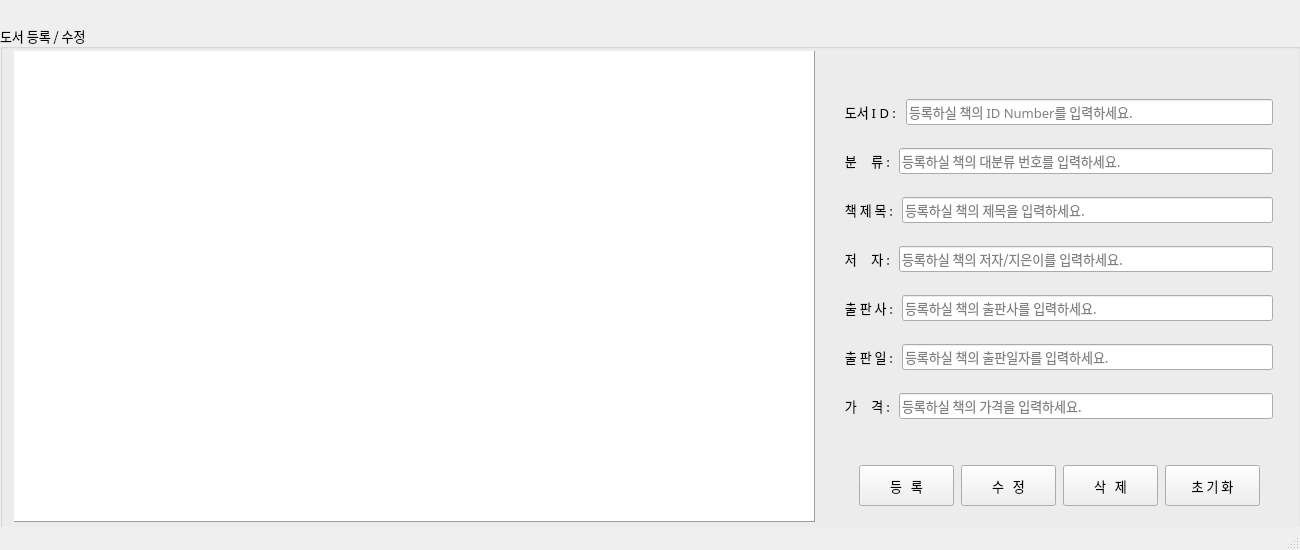
<?xml version="1.0" encoding="UTF-8"?>
<ui version="4.0">
 <class>MainWindow</class>
 <widget class="QMainWindow" name="MainWindow">
  <property name="geometry">
   <rect>
    <x>0</x>
    <y>0</y>
    <width>1300</width>
    <height>550</height>
   </rect>
  </property>
  <property name="maximumSize">
   <size>
    <width>1300</width>
    <height>550</height>
   </size>
  </property>
  <property name="font">
   <font>
    <family>NanumGothic</family>
    <pointsize>10</pointsize>
    <weight>50</weight>
    <bold>false</bold>
   </font>
  </property>
  <property name="windowTitle">
   <string>MainWindow</string>
  </property>
  <widget class="QWidget" name="centralwidget">
   <widget class="QWidget" name="verticalLayoutWidget">
    <property name="geometry">
     <rect>
      <x>0</x>
      <y>25</y>
      <width>1301</width>
      <height>511</height>
     </rect>
    </property>
    <layout class="QVBoxLayout" name="verticalLayout">
     <item>
      <layout class="QHBoxLayout" name="horizontalLayout">
       <item>
        <widget class="QGroupBox" name="groupBox">
         <property name="sizePolicy">
          <sizepolicy hsizetype="MinimumExpanding" vsizetype="Preferred">
           <horstretch>0</horstretch>
           <verstretch>0</verstretch>
          </sizepolicy>
         </property>
         <property name="title">
          <string>도서 등록 / 수정</string>
         </property>
         <property name="alignment">
          <set>Qt::AlignLeading|Qt::AlignLeft|Qt::AlignTop</set>
         </property>
         <property name="flat">
          <bool>false</bool>
         </property>
         <widget class="QWidget" name="verticalLayoutWidget_2">
          <property name="geometry">
           <rect>
            <x>842</x>
            <y>57</y>
            <width>431</width>
            <height>361</height>
           </rect>
          </property>
          <layout class="QVBoxLayout" name="verticalLayout_2">
           <item>
            <layout class="QHBoxLayout" name="horizontalLayout_8">
             <item>
              <widget class="QLabel" name="label_6">
               <property name="maximumSize">
                <size>
                 <width>100</width>
                 <height>40</height>
                </size>
               </property>
               <property name="text">
                <string> 도서 I D : </string>
               </property>
              </widget>
             </item>
             <item>
              <widget class="QLineEdit" name="input_book_idno">
               <property name="toolTip">
                <string>등록하실 책의 ID Number를 입력하세요.</string>
               </property>
               <property name="toolTipDuration">
                <number>3</number>
               </property>
               <property name="placeholderText">
                <string>등록하실 책의 ID Number를 입력하세요.</string>
               </property>
              </widget>
             </item>
            </layout>
           </item>
           <item>
            <layout class="QHBoxLayout" name="horizontalLayout_2">
             <item>
              <widget class="QLabel" name="label">
               <property name="maximumSize">
                <size>
                 <width>100</width>
                 <height>40</height>
                </size>
               </property>
               <property name="text">
                <string> 분     류 : </string>
               </property>
              </widget>
             </item>
             <item>
              <widget class="QLineEdit" name="input_book_type">
               <property name="toolTip">
                <string>등록하실 책의 대분류 번호를 입력하세요.</string>
               </property>
               <property name="toolTipDuration">
                <number>3</number>
               </property>
               <property name="placeholderText">
                <string>등록하실 책의 대분류 번호를 입력하세요.</string>
               </property>
              </widget>
             </item>
            </layout>
           </item>
           <item>
            <layout class="QHBoxLayout" name="horizontalLayout_4">
             <item>
              <widget class="QLabel" name="label_2">
               <property name="maximumSize">
                <size>
                 <width>100</width>
                 <height>40</height>
                </size>
               </property>
               <property name="text">
                <string> 책 제 목 : </string>
               </property>
              </widget>
             </item>
             <item>
              <widget class="QLineEdit" name="input_book_name">
               <property name="toolTip">
                <string>등록하실 책의 제목을 입력하세요.</string>
               </property>
               <property name="toolTipDuration">
                <number>3</number>
               </property>
               <property name="placeholderText">
                <string>등록하실 책의 제목을 입력하세요.</string>
               </property>
              </widget>
             </item>
            </layout>
           </item>
           <item>
            <layout class="QHBoxLayout" name="horizontalLayout_5">
             <item>
              <widget class="QLabel" name="label_3">
               <property name="maximumSize">
                <size>
                 <width>100</width>
                 <height>40</height>
                </size>
               </property>
               <property name="text">
                <string> 저     자 : </string>
               </property>
              </widget>
             </item>
             <item>
              <widget class="QLineEdit" name="input_book_edit">
               <property name="toolTip">
                <string>등록하실 책의 저자/지은이를 입력하세요.</string>
               </property>
               <property name="toolTipDuration">
                <number>3</number>
               </property>
               <property name="placeholderText">
                <string>등록하실 책의 저자/지은이를 입력하세요.</string>
               </property>
              </widget>
             </item>
            </layout>
           </item>
           <item>
            <layout class="QHBoxLayout" name="horizontalLayout_3">
             <item>
              <widget class="QLabel" name="label_7">
               <property name="maximumSize">
                <size>
                 <width>100</width>
                 <height>40</height>
                </size>
               </property>
               <property name="text">
                <string> 출 판 사 : </string>
               </property>
              </widget>
             </item>
             <item>
              <widget class="QLineEdit" name="input_book_pubs">
               <property name="placeholderText">
                <string>등록하실 책의 출판사를 입력하세요.</string>
               </property>
              </widget>
             </item>
            </layout>
           </item>
           <item>
            <layout class="QHBoxLayout" name="horizontalLayout_6">
             <item>
              <widget class="QLabel" name="label_4">
               <property name="maximumSize">
                <size>
                 <width>100</width>
                 <height>40</height>
                </size>
               </property>
               <property name="text">
                <string> 출 판 일 : </string>
               </property>
              </widget>
             </item>
             <item>
              <widget class="QLineEdit" name="input_book_date">
               <property name="toolTip">
                <string>등록하실 책의 출판일자를 입력하세요.</string>
               </property>
               <property name="toolTipDuration">
                <number>3</number>
               </property>
               <property name="placeholderText">
                <string>등록하실 책의 출판일자를 입력하세요.</string>
               </property>
              </widget>
             </item>
            </layout>
           </item>
           <item>
            <layout class="QHBoxLayout" name="horizontalLayout_7">
             <item>
              <widget class="QLabel" name="label_5">
               <property name="maximumSize">
                <size>
                 <width>100</width>
                 <height>40</height>
                </size>
               </property>
               <property name="text">
                <string> 가     격 : </string>
               </property>
              </widget>
             </item>
             <item>
              <widget class="QLineEdit" name="input_book_cost">
               <property name="toolTip">
                <string>등록하실 책의 가격을 입력하세요.</string>
               </property>
               <property name="toolTipDuration">
                <number>3</number>
               </property>
               <property name="placeholderText">
                <string>등록하실 책의 가격을 입력하세요.</string>
               </property>
              </widget>
             </item>
            </layout>
           </item>
          </layout>
         </widget>
         <widget class="QWidget" name="horizontalLayoutWidget_8">
          <property name="geometry">
           <rect>
            <x>859</x>
            <y>440</y>
            <width>401</width>
            <height>41</height>
           </rect>
          </property>
          <layout class="QHBoxLayout" name="horizontalLayout_10" stretch="1,1,1,1">
           <property name="spacing">
            <number>7</number>
           </property>
           <property name="rightMargin">
            <number>0</number>
           </property>
           <item>
            <widget class="QPushButton" name="btn_add">
             <property name="sizePolicy">
              <sizepolicy hsizetype="Minimum" vsizetype="MinimumExpanding">
               <horstretch>0</horstretch>
               <verstretch>0</verstretch>
              </sizepolicy>
             </property>
             <property name="text">
              <string>등   록</string>
             </property>
            </widget>
           </item>
           <item>
            <widget class="QPushButton" name="btn_mod">
             <property name="sizePolicy">
              <sizepolicy hsizetype="Minimum" vsizetype="MinimumExpanding">
               <horstretch>0</horstretch>
               <verstretch>0</verstretch>
              </sizepolicy>
             </property>
             <property name="text">
              <string>수   정</string>
             </property>
            </widget>
           </item>
           <item>
            <widget class="QPushButton" name="btn_del">
             <property name="sizePolicy">
              <sizepolicy hsizetype="Minimum" vsizetype="MinimumExpanding">
               <horstretch>0</horstretch>
               <verstretch>0</verstretch>
              </sizepolicy>
             </property>
             <property name="text">
              <string>삭   제</string>
             </property>
            </widget>
           </item>
           <item>
            <widget class="QPushButton" name="btn_clear">
             <property name="sizePolicy">
              <sizepolicy hsizetype="Minimum" vsizetype="MinimumExpanding">
               <horstretch>0</horstretch>
               <verstretch>0</verstretch>
              </sizepolicy>
             </property>
             <property name="font">
              <font>
               <pointsize>10</pointsize>
              </font>
             </property>
             <property name="text">
              <string>  초 기 화  </string>
             </property>
            </widget>
           </item>
          </layout>
         </widget>
         <widget class="QWidget" name="verticalLayoutWidget_3">
          <property name="geometry">
           <rect>
            <x>14</x>
            <y>26</y>
            <width>801</width>
            <height>471</height>
           </rect>
          </property>
          <layout class="QVBoxLayout" name="verticalLayout_5">
           <item>
            <layout class="QHBoxLayout" name="horizontalLayout_11">
             <item>
              <widget class="QTableWidget" name="tblBooks">
               <property name="layoutDirection">
                <enum>Qt::LeftToRight</enum>
               </property>
               <property name="frameShape">
                <enum>QFrame::Panel</enum>
               </property>
               <property name="frameShadow">
                <enum>QFrame::Raised</enum>
               </property>
              </widget>
             </item>
            </layout>
           </item>
          </layout>
         </widget>
        </widget>
       </item>
      </layout>
     </item>
    </layout>
   </widget>
  </widget>
  <widget class="QStatusBar" name="statusbar"/>
 </widget>
 <resources/>
 <connections/>
</ui>
